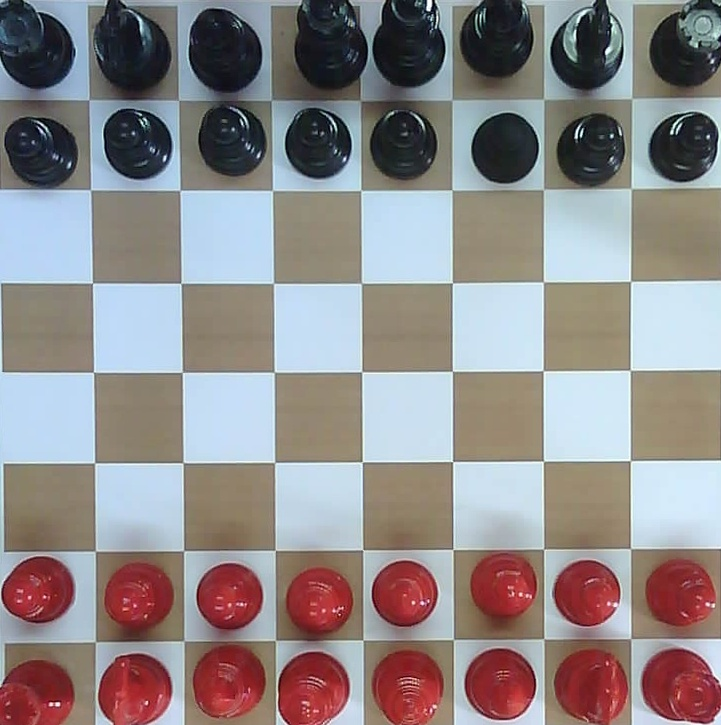
#> input picture temp.jpg, 721 x 725 px
$ python bad_ideas.py
#> lines starting #> are read from the running program, lines starting #| are printed output that depends on the picture; after the words box and inside, x2 and y2 are one past the last pixel; in counts of white or black regions, pixels touching at a corner belong together
import cv2
import numpy as np
import requests
import time
import os
import matplotlib.pyplot as plt
from PIL import Image
import matplotlib.widgets as widgets

verbose = False


class SquareSelection():
    x_initial = 272
    y_initial = 140
    x_release = 959
    y_release = 831

selec = SquareSelection()

def tienen_mismos_numeros(array1, array2):
    conjunto1 = set(array1)
    conjunto2 = set(array2)
    return conjunto1 == conjunto2

def determinar_puntos(mov0, mov1, cont_peon_capturas=0):
    matriz_mov_tipos = np.array([[1,-1],  # mov negro 0
                            [2,-1],  # pieza blanca come pieza negra 1
                            [1,1],   # pieza negra come pieza blanca 2
                            [2,-2]])  # mov blanco 3

    res = mov0 - mov1

    puntos = np.zeros((2,3), dtype=int)
    cont = 0

    # estructura de la variable puntos -->  [indice][res, x, y]
    for i in range(8):
        for j in range(8):
            if (res[i][j] != 0):
                if cont == 2:
                    return None, None, False, False
                puntos[cont][0] = res[i][j]
                puntos[cont][1] = i
                puntos[cont][2] = j
                cont = cont + 1

    diferencias = np.array([puntos[0][0], puntos[1][0]])

    caso = -1
    captura = False
    for i in range(4):
        if (tienen_mismos_numeros(diferencias, matriz_mov_tipos[i])):
            caso = i
            break

    origen =  np.zeros((2), dtype=int)
    destino = np.zeros((2), dtype=int)

    if (caso == 0):
        for i in range(2):
            if (puntos[i][0] == 1):
                origen[0] = int(puntos[i][1])
                origen[1] = int(puntos[i][2])
            else:
                destino[0] = int(puntos[i][1])
                destino[1] = int(puntos[i][2])
    elif (caso == 1):
        cont_peon_capturas = cont_peon_capturas + 1
        captura = True
        for i in range(2):
            if (puntos[i][0] == 2):
                origen[0] = puntos[i][1]
                origen[1] = puntos[i][2]
            else:
                destino[0] = puntos[i][1]
                destino[1] = puntos[i][2]
    elif (caso == 2):
        cont_peon_capturas = cont_peon_capturas + 1
        captura = True
        for i in range(2):
            if (mov1[puntos[i][1]][puntos[i][2]] == 0):
                origen[0] = puntos[i][1]
                origen[1] = puntos[i][2]
            else:
                destino[0] = puntos[i][1]
                destino[1] = puntos[i][2]
    elif (caso == 3):
        for i in range(2):
            if (puntos[i][0] == 2):
                origen[0] = puntos[i][1]
                origen[1] = puntos[i][2]
            else:
                destino[0] = puntos[i][1]
                destino[1] = puntos[i][2]
    return origen, destino, True, captura

def guardar_valores_en_archivo(filename, valores):
    with open(filename, 'w') as archivo:
        for valor in valores:
            archivo.write(str(valor) + '\n')

def calibrar(filename):
    def onselect(eclick, erelease):
        if eclick.ydata>erelease.ydata:
            eclick.ydata,erelease.ydata=erelease.ydata,eclick.ydata
        if eclick.xdata>erelease.xdata:
            eclick.xdata,erelease.xdata=erelease.xdata,eclick.xdata
        ax.set_ylim(erelease.ydata,eclick.ydata)
        ax.set_xlim(eclick.xdata,erelease.xdata)
        fig.canvas.draw()
        selec.x_initial = int(eclick.xdata)
        selec.y_initial = int(eclick.ydata)
        selec.x_release = int(erelease.xdata)
        selec.y_release = int(erelease.ydata)
        guardar_valores_en_archivo('config.log', [selec.x_initial, selec.x_release, selec.y_initial, selec.y_release])
    input(" Seleccione en la imagen el tablero ...")
    fig = plt.figure()
    ax = fig.add_subplot(111)
    im = Image.open(filename)
    arr = np.asarray(im)
    plt_image = plt.imshow(arr)
    rs = widgets.RectangleSelector(
        ax, onselect, interactive=True,
        props = dict(facecolor='red', edgecolor = 'black', alpha=0.5, fill=True))
    plt.show()
    plt.close()

def mostrar_contornos(img, min, max):
    # Aplicar deteccion de bordes utilizando Canny
    edges = cv2.Canny(img, min, max, apertureSize=3)
    if verbose:
        cv2.imshow('Detector de contornos', edges)
        cv2.waitKey(0)
        cv2.destroyAllWindows()
    return edges

def rotar_imagen(img):
    # Convertimos la imagen a gris
    img_gray = cv2.cvtColor(img, cv2.COLOR_BGR2GRAY).copy()

    if verbose:
        cv2.imshow('Imagen en blanco y negro', img_gray)
        cv2.waitKey()
        cv2.destroyAllWindows()

    # Aplicar deteccion de bordes utilizando Canny
    edges = mostrar_contornos(img_gray, 150, 300)

    if verbose:
        cv2.imshow('Contornos detectados', edges)
        cv2.waitKey()
        cv2.destroyAllWindows()

    # Encontrar las lineas presentes en la imagen utilizando la transformada de Hough
    lines = cv2.HoughLinesP(edges, 1, np.pi/180, threshold=100, minLineLength=100, maxLineGap=10)

    # Calcular el angulo promedio solo de las líneas horizontales detectadas
    angle = np.mean([np.arctan2(line[0][3] - line[0][1], line[0][2] - line[0][0]) for line in lines if abs(line[0][3] - line[0][1]) < abs(line[0][2] - line[0][0])])

    # Rotar la imagen utilizando el ángulo calculado
    (h, w) = img_gray.shape[:2]
    center = (w // 2, h // 2)
    M = cv2.getRotationMatrix2D(center, angle * 180 / np.pi, 1.0)
    rotated = cv2.warpAffine(img, M, (w, h), flags=cv2.INTER_CUBIC, borderMode=cv2.BORDER_REPLICATE)

    if verbose:
        cv2.imshow('Imagen rotada', rotated)
        cv2.waitKey(0)
        cv2.destroyAllWindows()

    return rotated

# Recibe una imagen como parametro aplica una mascara que binariza los colores rojos.
def detectar_color_rojo(img):
    imagen_hsv = cv2.cvtColor(img, cv2.COLOR_BGR2HSV)

    # Definir el rango de rojo en el espacio de color HSV
    rojo_bajo = np.array([0, 100, 100])
    rojo_alto = np.array([10, 255, 255])

    rojo_bajo1 = np.array([170, 100, 100])
    rojo_alto1 = np.array([179, 255, 255])

    # Crea una máscara para los píxeles que caen dentro del rango de rojo
    mascara1= cv2.inRange(imagen_hsv, rojo_bajo, rojo_alto)
    mascara2 = cv2.inRange(imagen_hsv, rojo_bajo1, rojo_alto1)

    mascara = cv2.add(mascara1, mascara2)

    resultado = cv2.bitwise_and(img, img, mask=mascara)

    return mascara

# Recibe una imagen como parametro aplica una mascara que binariza los colores negros
def detectar_color_negro(img):
    # Convierte la imagen a espacio de color HSV
    imagen_hsv = cv2.cvtColor(img, cv2.COLOR_BGR2HSV)

    # Definir el rango de rojo en el espacio de color HSV
    negro_bajo = np.array([0, 0, 0])
    negro_alto = np.array([179, 255, 100])

    # Crea una máscara para los píxeles que caen dentro del rango de rojo
    mascara = cv2.inRange(imagen_hsv, negro_bajo, negro_alto)

    return mascara

def encontrar_contornos_pieza(image, mask, area_max=6000, area_min=200):
    retorno = image.copy()
    contorno,_ = cv2.findContours(mask,cv2.RETR_EXTERNAL,cv2.CHAIN_APPROX_SIMPLE)

    grid_contours = []
    for contour in contorno:
        if area_max > cv2.contourArea(contour) > area_min:
            grid_contours.append(contour)

    cv2.drawContours(retorno, grid_contours, -1, (0, 255, 0), 2)

    return len(grid_contours)

#mascaras

def detectar_pieza(casilla1, area_max=6000, area_min=900):
    mascara_negra = detectar_color_negro(casilla1.copy())
    mascara_roja = detectar_color_rojo(casilla1.copy())

    cantidad_contornos = encontrar_contornos_pieza(casilla1, mascara_negra, area_max, area_min)

    if cantidad_contornos > 0:
        if verbose: print('Pieza detectada')
        return 1
    else:
        cantidad_contornos = encontrar_contornos_pieza(casilla1, ~mascara_roja, area_max, area_min)

        if cantidad_contornos > 0:
            if verbose: print('Pieza detectada')
            return 2
        else:
            if verbose: print('Casillero vacio')
            return 0

def solicitar_foto(ruta):
    requests.get('http://192.168.0.131/capture')
    print("Imagen capturada, esperando a que sea procesada por el MCU\n")
    time.sleep(7)
    response = requests.get('http://192.168.0.131/saved-photo')
    time.sleep(2)
    if response.status_code == 200:
        with open(ruta, 'wb') as archivo:
            archivo.write(response.content)
        # Rotacion de imagen
        imagen = cv2.imread(ruta)
        angulo_rotacion = 90
        alto, ancho = imagen.shape[:2]
        centro = (ancho // 2, alto // 2)
        matriz_rotacion = cv2.getRotationMatrix2D(centro, angulo_rotacion, 1.0)
        imagen_rotada = cv2.warpAffine(imagen, matriz_rotacion, (ancho, alto))
        cv2.imwrite(ruta, imagen_rotada)

        print(f'Imagen descargada como {ruta}\n')
    else:
        print('Error al descargar la imagen')

def recortar_casillero(image, i, j):
    width = image.shape[1]
    height = image.shape[0]
    start_y = int((height/8)*i)
    end_y = int((height/8)*i+(height/8))
    start_x = int((width/8)*j)
    end_x = int((width/8)*j+(width/8))
    casillero = image[start_y:end_y, start_x:end_x].copy()
    return casillero

def actualizar_tablero(tablero, ruta, matriz_numerica_t0, matriz_numerica_t1, cont_jugadas, cont_peon_capturas):
    print("Procesando ... \n")
    for i in range(12):
        print("Intento " + str(i) + "\n")
        solicitar_foto(ruta)
        image = cv2.imread(ruta)

        print("Aplicando algoritmos de computer vision ... \n Resultado \n")
        image = rotar_imagen(image)

        image = image[(selec.y_initial):(selec.y_release), (selec.x_initial):(selec.x_release)].copy()

        image = rotar_imagen(image)

        cv2.imwrite(ruta, image)

        for i in range(8):
            for j in range(8):
                casillero = recortar_casillero(image, i,j)
                #areas
                matriz_numerica_t1[i][j] = detectar_pieza(casillero, 6500, 700)

        print('Tablero numerico :  \n', matriz_numerica_t1)

        origen, destino, status, _ = determinar_puntos(matriz_numerica_t0, matriz_numerica_t1, cont_peon_capturas)

        if status: break
    if status:
        tablero[destino[0]][destino[1]] = tablero[origen[0]][origen[1]]
        tablero[origen[0]][origen[1]] = '.'

        print("Resultado: \n Tablero leido exitosamente!\n")
        for i in range(8):
            print(tablero[i])
        cont_jugadas = cont_jugadas + 1

        return status, tablero, matriz_numerica_t0, matriz_numerica_t1, cont_jugadas, cont_peon_capturas
    else:
        exit(1)

def iniciar_matrices():
    m1 = [['r', 'n', 'b', 'q', 'k', 'b', 'n', 'r'],
          ['p', 'p', 'p', 'p', 'p', 'p', 'p', 'p'],
          ['.', '.', '.', '.', '.', '.', '.', '.'],
          ['.', '.', '.', '.', '.', '.', '.', '.'],
          ['.', '.', '.', '.', '.', '.', '.', '.'],
          ['.', '.', '.', '.', '.', '.', '.', '.'],
          ['P', 'P', 'P', 'P', 'P', 'P', 'P', 'P'],
          ['R', 'N', 'B', 'Q', 'K', 'B', 'N', 'R']]

    m2 = np.array([[1, 1, 1, 1, 1, 1, 1, 1],
                   [1, 1, 1, 1, 1, 1, 1, 1],
                   [0, 0, 0, 0, 0, 0, 0, 0],
                   [0, 0, 0, 0, 0, 0, 0, 0],
                   [0, 0, 0, 0, 0, 0, 0, 0],
                   [0, 0, 0, 0, 0, 0, 0, 0],
                   [2, 2, 2, 2, 2, 2, 2, 2],
                   [2, 2, 2, 2, 2, 2, 2, 2]])
    m3 = np.zeros((8, 8), dtype=int)
    return m1.copy(),m2.copy(),m3.copy()


tablero, matriz_numerica_t0, matriz_numerica_t1 = iniciar_matrices()
matriz_numerica_mov_ia = None
cont_jugadas = 0
cont_peon_capturas = 0
ruta = os.getcwd() + '/temp.jpg'

solicitar_foto(ruta)
#> (the call stopped at in solicitar_foto, `response = requests.get('http://192.168.0.131/saved-photo')`: the network is not available in this run)
img2 = cv2.imread(ruta)
#> img2 is the input picture: shape (725, 721, 3); mean B, G, R 136.3, 135.8, 142.4
image2 = rotar_imagen(img2)
#> in mostrar_contornos, `edges = cv2.Canny(img, min, max, apertureSize=3)`:
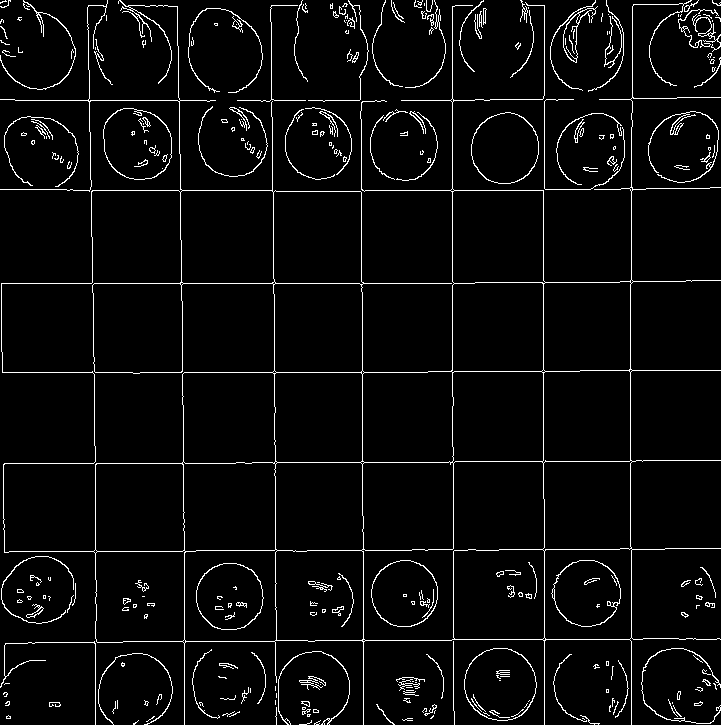
#> edges: shape (725, 721); 4.3% white in thin lines or dots
#> in rotar_imagen, `lines = cv2.HoughLinesP(edges, 1, np.pi/180, threshold=100, minLineLen..`: lines = 38 rows, first 6: [1, 283, 474, 283], [544, 188, 544, 5], [2, 372, 427, 372], [87, 7, 94, 416], [543, 498, 543, 190], [452, 462, 452, 6]
#> in rotar_imagen, `angle = np.mean([np.arctan2(line[0][3] - line[0][1], line[0][2] - line..`: angle = 0
#> in rotar_imagen, `M = cv2.getRotationMatrix2D(center, angle * 180 / np.pi, 1.0)`: M = [[1, 0, 0], [0, 1, 0]]
cv2.imwrite(ruta, image2)
calibrar(ruta)
#> the answer given: temp.jpg
#> in calibrar, `plt.show()`:
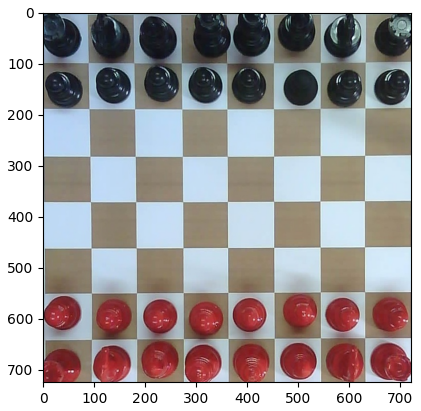
#> figure drawn by matplotlib, 1 panel


lectura_correcta, tablero, matriz_numerica_t0, matriz_numerica_t1, cont_jugadas, cont_peon_capturas = actualizar_tablero(tablero.copy(), ruta, matriz_numerica_t0.copy(), matriz_numerica_t1.copy(), cont_jugadas, cont_peon_capturas)
#> (the call stopped at in solicitar_foto, `response = requests.get('http://192.168.0.131/saved-photo')`: the network is not available in this run)
#> in mostrar_contornos (call 2), `edges = cv2.Canny(img, min, max, apertureSize=3)`: edges: shape (725, 721); 4.3% white in thin lines or dots
#> in rotar_imagen (call 2), `lines = cv2.HoughLinesP(edges, 1, np.pi/180, threshold=100, minLineLen..`: lines = 37 rows, first 6: [15, 100, 215, 100], [1, 283, 474, 283], [452, 462, 452, 6], [67, 190, 275, 190], [93, 309, 94, 422], [2, 372, 427, 372]
#> in actualizar_tablero, `image = image[(selec.y_initial):(selec.y_release), (selec.x_initial):(..`:
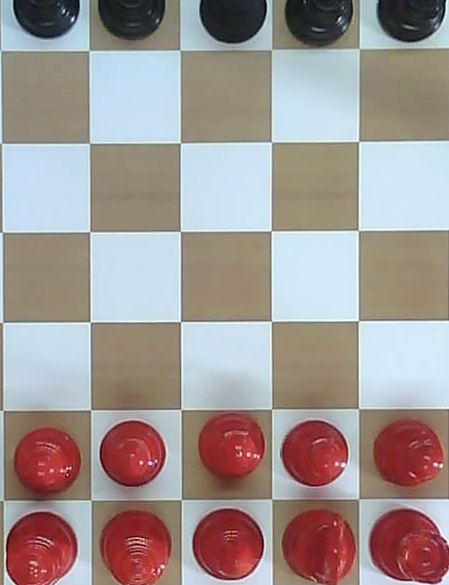
#> image: shape (585, 449, 3); mean B, G, R 146.6, 149.2, 160.3
#> in rotar_imagen (call 3), `img_gray = cv2.cvtColor(img, cv2.COLOR_BGR2GRAY).copy()`:
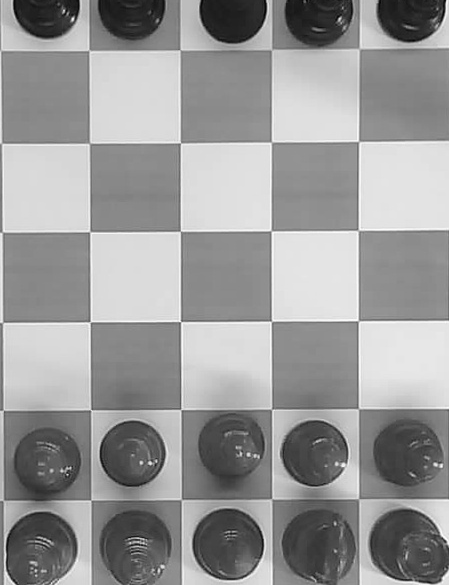
#> img_gray: shape (585, 449); min 1, max 255, mean 152.2
#> call 3 of mostrar_contornos, with min = 150, max = 300
#> in mostrar_contornos (call 3), `edges = cv2.Canny(img, min, max, apertureSize=3)`:
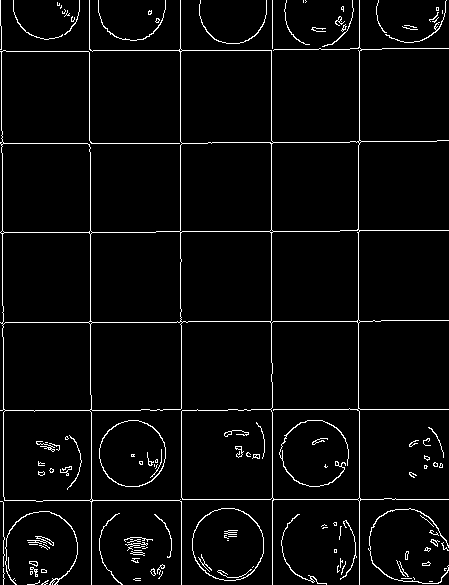
#> edges: shape (585, 449); 3.8% white in thin lines or dots
#> in rotar_imagen (call 3), `lines = cv2.HoughLinesP(edges, 1, np.pi/180, threshold=100, minLineLen..`: lines = 24 rows, first 6: [180, 324, 180, 0], [271, 362, 271, 50], [359, 584, 359, 408], [181, 584, 181, 309], [358, 410, 358, 141], [3, 584, 3, 306]
#> in rotar_imagen (call 3), `angle = np.mean([np.arctan2(line[0][3] - line[0][1], line[0][2] - line..`: angle = 0
#> in rotar_imagen (call 3), `M = cv2.getRotationMatrix2D(center, angle * 180 / np.pi, 1.0)`: M = [[1, 0, 0], [0, 1, 0]]
#> the loop in actualizar_tablero, `for i in range(8):` made 8 passes
#> pass 1, in detectar_color_negro, `mascara = cv2.inRange(imagen_hsv, negro_bajo, negro_alto)`:
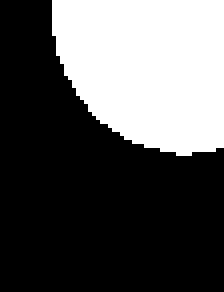
#> mascara: shape (73, 56) (shown 4 times larger); 34.1% white; 1 white region, box (x1, y1, x2, y2) and area: (13, 0, 56, 39) 1392
#> after the loop in actualizar_tablero, `for i in range(8):`:
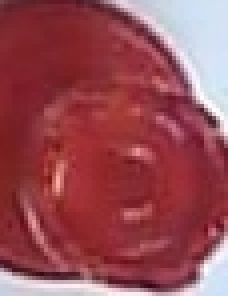
#> casillero: shape (74, 57, 3) (shown 4 times larger); mean B, G, R 84.8, 76, 151.7
#| Tablero numerico :
#|  [[1 2 1 1 1 1 2 1]
#|  [2 2 2 2 2 2 2 2]
#|  [2 2 2 2 2 2 2 2]
#|  [2 2 2 2 2 2 2 2]
#|  [2 2 2 2 2 2 2 2]
#|  [2 2 2 2 2 2 2 2]
#|  [2 2 2 2 2 2 2 2]
#|  [2 2 0 2 2 0 2 0]]
#> after the loop in determinar_puntos, `for i in range(8):`: cont = 2; puntos = [[-1, 0, 1], [-1, 0, 6]]
#> in actualizar_tablero, `origen, destino, status, _ = determinar_puntos(matriz_numerica_t0, mat..`: status = False
#> (the run stopped early here; a loop or call above may not have finished)
